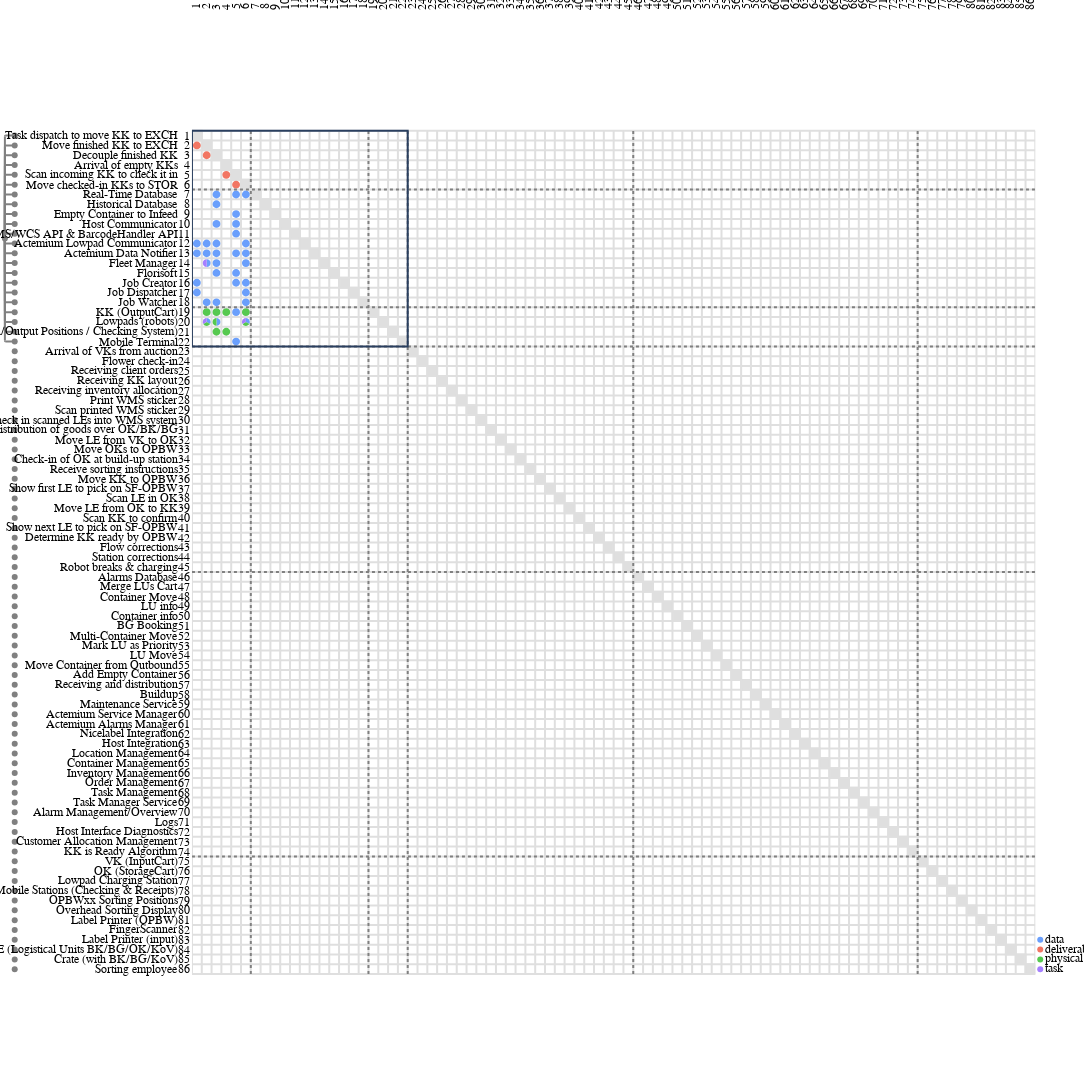

This figure's notebook cell:
### Markdown cell above
## DSM

### Code cell
import pandas as pd
import ragraph.plot
import ragraph.analysis.sequence as seq
import ragraph.analysis.cluster as cluster
from ragraph.io.csv import from_csv

# --- 1. Load graph from your CSVs ---
# First, we identify the 'criticality' column dynamically (last column of edges.csv)
edges_df_temp = pd.read_csv("edges.csv", sep=";")
criticality_col = edges_df_temp.columns[-1]
print(f"Using '{criticality_col}' as weight for sequencing and clustering.")

g = from_csv(
    nodes_path="nodes.csv",
    edges_path="edges.csv",
    csv_delimiter=";",
    iter_delimiter=","
)

# --- 2. Apply Analysis (Clustering & Sequencing) ---
# A. Clustering: Group nodes into modules based on flow (using criticality)
cluster.hierarchical_markov(g, weights=criticality_col)

# B. Sequencing: Reorder nodes to minimize feedback loops (using criticality)
# This reorders g.nodes in-place.
seq.genetic(g, weights=criticality_col)

# --- 3. Build MDM ordering (Hardware -> Software -> Process) ---
# We want to enforce the Domain order but keep the intelligent sequencing
# we just calculated WITHIN those domains.

# 1. Define the Domain Priority (Hardware first = 0)
domain_priority = {"Hardware": 0, "Software": 1, "Process": 2}

# 2. Map nodes to their domain
nodes_df = pd.read_csv("nodes.csv", sep=";")
kind_map = dict(zip(nodes_df['name'], nodes_df['kind']))

# 3. Create the final ordered list of leaf objects
# We take the ALREADY SEQUENCED nodes from 'g' (g.nodes) and perform a stable sort by domain.
# This keeps the genetic sequence intact within the "Software" block, etc.
ordered_leafs = sorted(
    g.nodes, 
    key=lambda n: domain_priority.get(kind_map.get(n.name, "Unknown"), 99)
)

# --- 4. Plot MDM ---
mdm = ragraph.plot.mdm(
    leafs=ordered_leafs,
    edges=g.edges,
    style=ragraph.plot.Style(
        piemap=dict(
            display="labels",
            mode="relative",
            fields=g.edge_labels 
        )
    )
)

# Output the plot object
mdm
